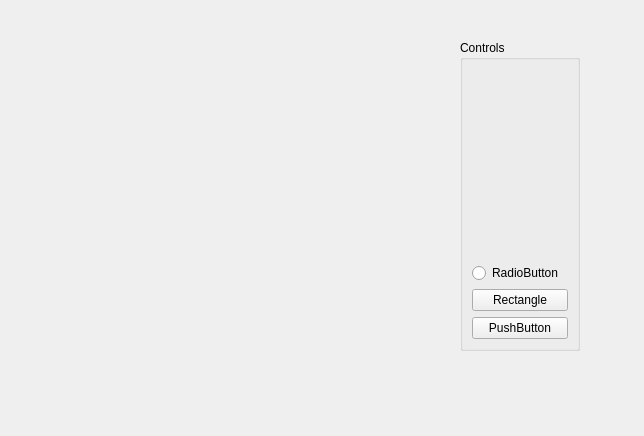
<?xml version="1.0" encoding="UTF-8"?>
<ui version="4.0">
 <class>MainWindow</class>
 <widget class="QMainWindow" name="MainWindow">
  <property name="geometry">
   <rect>
    <x>0</x>
    <y>0</y>
    <width>644</width>
    <height>436</height>
   </rect>
  </property>
  <property name="windowTitle">
   <string>Cantor Fractals</string>
  </property>
  <widget class="QWidget" name="centralwidget">
   <property name="enabled">
    <bool>true</bool>
   </property>
   <widget class="QGroupBox" name="grpSettings">
    <property name="geometry">
     <rect>
      <x>460</x>
      <y>40</y>
      <width>120</width>
      <height>311</height>
     </rect>
    </property>
    <property name="minimumSize">
     <size>
      <width>120</width>
      <height>0</height>
     </size>
    </property>
    <property name="title">
     <string>Controls</string>
    </property>
    <layout class="QVBoxLayout" name="verticalLayout">
     <item>
      <spacer name="verticalSpacer">
       <property name="orientation">
        <enum>Qt::Vertical</enum>
       </property>
       <property name="sizeHint" stdset="0">
        <size>
         <width>20</width>
         <height>40</height>
        </size>
       </property>
      </spacer>
     </item>
     <item>
      <widget class="QRadioButton" name="radioButton">
       <property name="text">
        <string>RadioButton</string>
       </property>
      </widget>
     </item>
     <item>
      <widget class="QPushButton" name="addRectButton">
       <property name="text">
        <string>Rectangle</string>
       </property>
      </widget>
     </item>
     <item>
      <widget class="QPushButton" name="addButtonButton">
       <property name="text">
        <string>PushButton</string>
       </property>
      </widget>
     </item>
    </layout>
   </widget>
  </widget>
 </widget>
 <resources/>
 <connections/>
 <slots>
  <slot>setLevelsSlot(int)</slot>
  <slot>slot1(int)</slot>
  <slot>buttonClickedSlot()</slot>
 </slots>
</ui>
